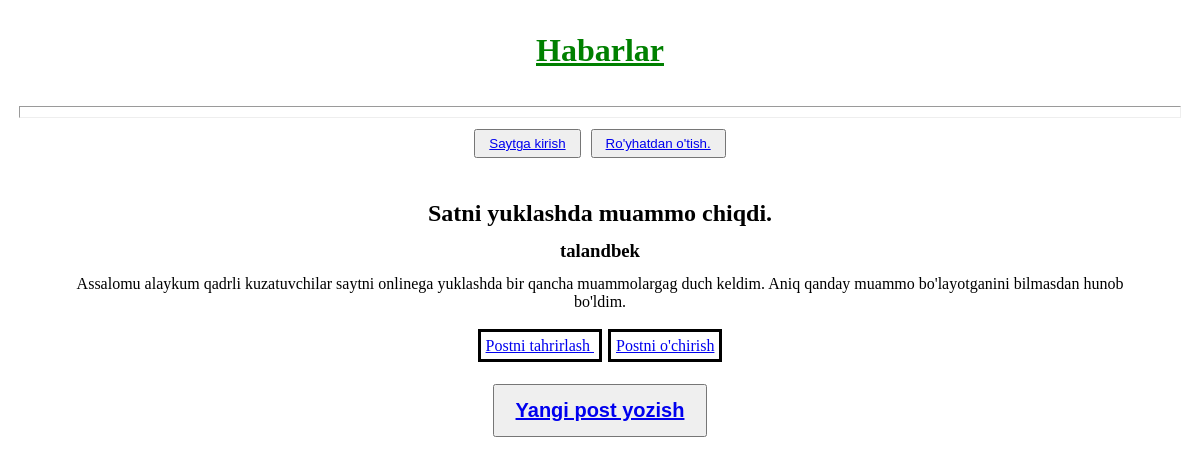
Screenshot of /post/9/ with the database file from the repository.
### blog/models.py (models this page shows, shortened)
class Post(models.Model):
    title = models.CharField(max_length=200)
    author = models.ForeignKey(
        'auth.User',
        on_delete=models.CASCADE
    )
    body = models.TextField()

### blog/views.py (the view)
# urls.py: path('post/<int:pk>/', BlogDetailView.as_view(), name='post_detail' ),
class BlogDetailView(DetailView):
    model = Post
    template_name = 'post_detail.html'

### templates/post_detail.html
{% extends 'base.html' %}
{% block content %}
    <div class="post-entry" >
        <h2>{{ post.title }}</h2>
        <h3>{{ post.author }} </h3>
        <p> {{ post.body }} </p>
    </div>
    <p><a
            style="  border-style: solid; border-color: black"
            href="{% url 'post_edit' post.pk %} " >Postni tahrirlash
    </a>
    <a
            style="  border-style: solid; border-color: black"
            href="{% url 'post_delete' post.pk %}" >
        Postni o'chirish
    </a>
    </p>
{% endblock content %}

### static/css/base.css (style rules this page uses)
* { margin: 3px; padding: 5px; text-align: center; }
div { padding: 10px 15px ; }

### rows the page displays
Post: title "Satni yuklashda muammo chiqdi.", author "talandbek", body "Assalomu alaykum qadrli kuzatuvchilar saytni onlinega yuklashda bir qancha muammolargag duch keldim. Aniq qanday muammo bo'layotganini bilmasdan hunob bo'ldim."
